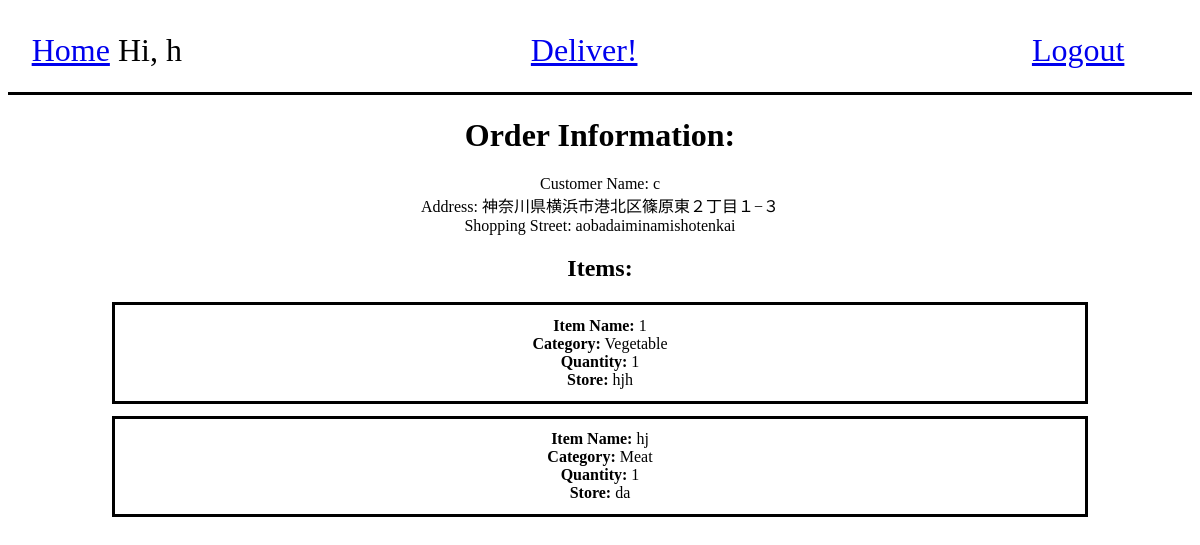
The app's page /helper_details/1/ (signed in), older data.
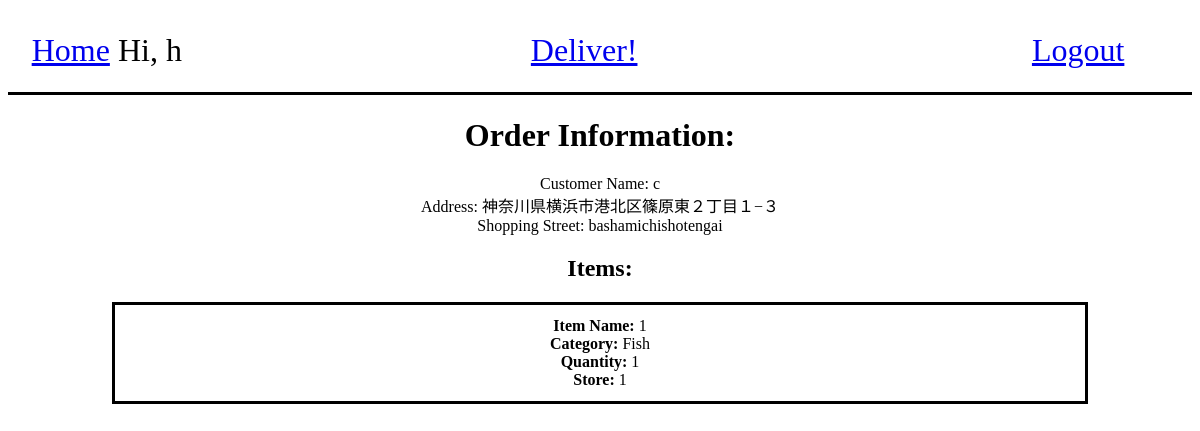
The same page, newer data.
### yocalshops/models.py (models this page shows, shortened)
class Customer(models.Model):
    user = models.OneToOneField(User, null=True, on_delete=models.CASCADE)
    name = models.CharField(max_length=100, null=True)
    address = models.CharField(max_length=100, null=True)
    shoppingstreet = models.ForeignKey(
        ShoppingStreet, null=True, on_delete=models.SET_NULL)
    STATUS = (
        ("Pending", "Pending"),
        ("On The way", "On The Way")
    )
    status = models.CharField(max_length=200, null=True, choices=STATUS)
    helper = models.ForeignKey(
        Helper, null=True, on_delete=models.SET_NULL)

class ShoppingStreet(models.Model):
    name = models.CharField(max_length=200, null=True)
    ward = models.CharField(max_length=200, null=True)
    town = models.CharField(max_length=200, null=True)
    latitude = models.FloatField()
    longitude = models.FloatField()
    def __str__(self):
        return str(self.name)

class Item(models.Model):
    name = models.CharField(max_length=200, null=True)
    CATEGORY = (
        ("Meat", "Meat"),
        ("Fish", "Fish"),
        ("Vegetable", "Vegetable"),
        ("Fruits", "Fruits"),
        ("Others", "Others")
    )
    category = models.CharField(max_length=200, null=True, choices=CATEGORY)
    quantity = models.IntegerField(null=True)
    store = models.CharField(max_length=200, null=True)
    customer = models.ForeignKey(
        Customer, null=True, on_delete=models.CASCADE)
    def __str__(self):
        return str(self.name)

### yocalshops/views.py (the view)
# urls.py: path("helper_details/<int:id>/",
def helper_details(request, id):
    customer = Customer.objects.get(id=id)
    items = Item.objects.filter(customer=customer)
    user = Helper.objects.get(name=request.user.username)
    context = {"customer": customer, "items": items, "user": user}
    return render(request, "yocalshops/helper_details.html", context)

### yocalshops/templates/yocalshops/helper_details.html (shortened to what this page needs)
<!DOCTYPE html>
<html lang="en">
    <head>
    </head>
    <body style = "background: white">
        <div class="top">
            <header style="font-size: 200%;">
                <a href="{% url 'helper_home' %}">Home</a> Hi, {{ request.user }}
                <a style="margin-left:30%;" href="{% url 'helper_delivery' customer.id %}">Deliver!</a>
                <a href="{% url 'logout' %}", style="margin-left:34%;">Logout</a>
            </header>
        </div>
        <div class="order">
            <h1 class="orderhead">Order Information:</h1>
            Customer Name: {{customer.name}}
            <br>
            Address: {{customer.address}}
            <br>
            Shopping Street: {{customer.shoppingstreet}}
        </div>
        <div class="items">
            <h2 class="itemhead">Items:</h2>
            {% for name in items %}
                <div class="item">
                    <b>Item Name:</b> {{name}}
                    <br>
                    <b>Category:</b> {{name.category}}
                    <br>
                    <b>Quantity:</b> {{name.quantity}}
                    <br>
                    <b>Store:</b> {{name.store}}
                </div>
            {% endfor %}
        </div>
    </body>
</html>

### yocalshops/templates/yocalshops/helper_details.html (style rules this page uses)
.top { padding: 2% 2%; border-bottom-style: outset; border-color: black; background-color: white; }
.order { text-align:center; }
.items { text-align:center; }
.item { padding:1%; width:80%; margin:auto; margin-top:1%; border: solid; }

Row changes from the older to the newer data that the page shows:
removed Item: name "1", category "Vegetable", quantity "1", store "hjh"
removed Item: name "hj", category "Meat", quantity "1", store "da"
changed Customer "神奈川県横浜市港北区篠原東２丁目１−３": shoppingstreet "aobadaiminamishotenkai" → "bashamichishotengai"
added Item: name "1", category "Fish", quantity "1", store "1"
